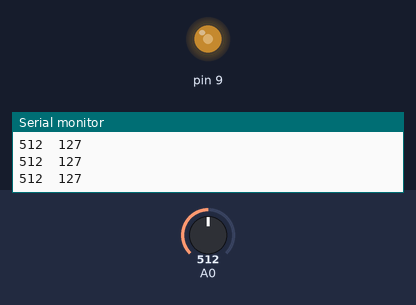
The sketch below on a simulated Arduino Uno, built with avr-gcc and run on an emulated ATmega328P. Shown: output pins drawn as LEDs (lit = HIGH), the last lines printed to the serial monitor. Inputs (shaded band) come from the test bench; at power-on: A0 = 512.

Above: at 1.2 s.
1.3 s: A0 set to 43
At 1.9 s:
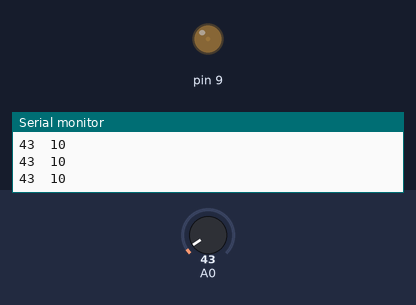
2.8 s: A0 set to 36
At 4.1 s:
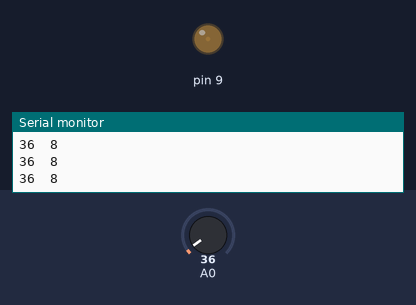
5.8 s: A0 set to 1023
At 6.5 s:
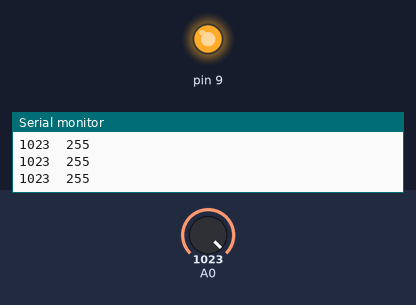
7.3 s: A0 set to 1010
At 7.6 s:
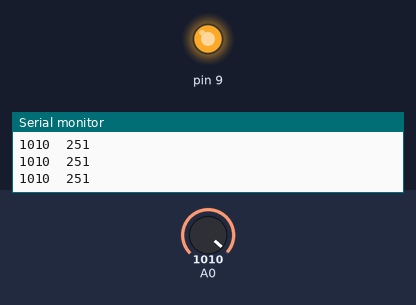
10.3 s: A0 set to 991
At 11.3 s:
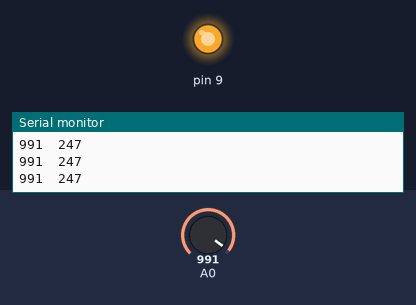
11.8 s: A0 set to 511
At 12.4 s:
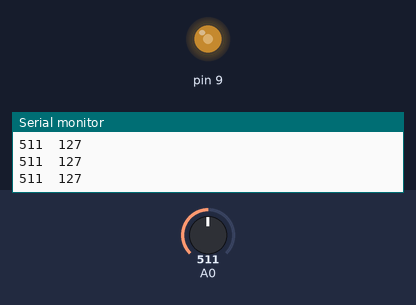
Timing chart, 0 to 14.3 s (numbered marks = the images above; inputs shaded):
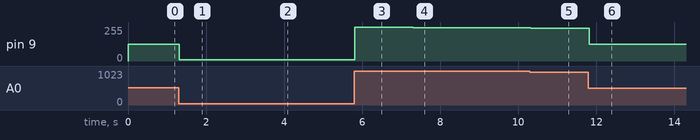

The sketch:

LED_dimmer.ino
```cpp
/*
LED dimmer

 Let's have an LED on pin 9, and control
 it's brightness via a pot on pin A0

 */
int potValue;

void setup() {
  pinMode(9, OUTPUT);
  pinMode(A0, INPUT);
 Serial.begin(9600);
}

void loop() {
  potValue = analogRead(A0);
  Serial.print(potValue);
  potValue = map(potValue,0,1023,0,255);
  Serial.print("  ");
  Serial.println(potValue);
  analogWrite(9, potValue);

}
```

Measured:
- after the input at 1.3 s, pin 9: 127/255 → 10/255 at once
- after the input at 2.8 s, pin 9: 10/255 → 8/255 at once
- after the input at 5.8 s, pin 9: 8/255 → 255/255 at once
- after the input at 7.3 s, pin 9: 255/255 → 251/255 at once
- after the input at 10.3 s, pin 9: 251/255 → 247/255 at once
- after the input at 11.8 s, pin 9: 247/255 → 127/255 at once
